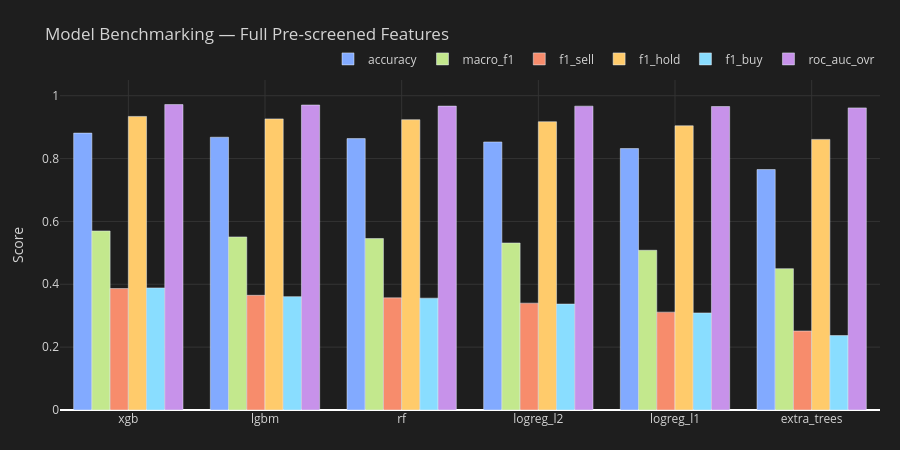

Write notebook code for a chart like this one.
### Code cell
from sklearn.metrics import (
    accuracy_score, f1_score, classification_report, roc_auc_score
)

# XGB/LGBM use remapped labels; others use original y
_XGB_MODELS = {'xgb', 'lgbm'}

def _get_xy(name, which='train'):
    """Return X, y pair for the given model (handles XGB label remapping)."""
    X = X_train_ps if which == 'train' else X_test_ps
    y = (y_train_xgb if name in _XGB_MODELS else y_train) if which == 'train' else \
        (y_test_xgb  if name in _XGB_MODELS else y_test)
    return X, y

def _eval_model(name, model):
    _, y_tr = _get_xy(name, 'train')
    X_te, y_te = _get_xy(name, 'test')
    preds = model.predict(X_te)

    # Remap XGB preds back to original labels for consistent reporting
    if name in _XGB_MODELS:
        preds_orig = np.vectorize(_LABEL_REMAP.get)(preds)
        y_te_orig  = np.vectorize(_LABEL_REMAP.get)(y_te)
    else:
        preds_orig = preds
        y_te_orig  = y_te

    acc   = accuracy_score(y_te_orig, preds_orig)
    f1    = f1_score(y_te_orig, preds_orig, average='macro', zero_division=0)
    f1_pc = f1_score(y_te_orig, preds_orig, average=None,    zero_division=0,
                     labels=[-1, 0, 1])

    # ROC-AUC (OvR) — needs probabilities
    try:
        proba = model.predict_proba(X_te)
        if name in _XGB_MODELS:
            y_bin = label_binarize(y_te, classes=[0, 1, 2])
        else:
            y_bin = label_binarize(y_te_orig, classes=[-1, 0, 1])
        roc = roc_auc_score(y_bin, proba, multi_class='ovr', average='macro')
    except Exception:
        roc = float('nan')

    return {
        'accuracy':    acc,
        'macro_f1':    f1,
        'f1_sell':     f1_pc[0],
        'f1_hold':     f1_pc[1],
        'f1_buy':      f1_pc[2],
        'roc_auc_ovr': roc,
    }

# ── Train + Evaluate ───────────────────────────────────────────────────────────
bench_results_full = {}
fitted_models_full = {}

for name in MODELS_TO_RUN:
    model = AVAILABLE_MODELS[name]
    X_tr, y_tr = _get_xy(name, 'train')
    print(f"  Training {name} …", end='  ')
    _t0 = time.time()
    if name in _XGB_MODELS:
        model.fit(X_tr, y_tr, sample_weight=_sw_train_xgb)
    else:
        model.fit(X_tr, y_tr)
    print(f"{time.time()-_t0:.1f}s")
    fitted_models_full[name] = model
    bench_results_full[name] = _eval_model(name, model)

# ── Results table ──────────────────────────────────────────────────────────────
bench_df_full = (
    pd.DataFrame(bench_results_full).T
    .sort_values('macro_f1', ascending=False)
    .round(4)
)
print(f"\n{'='*70}")
print("  BENCHMARKING RESULTS — FULL PRE-SCREENED FEATURES")
print(f"{'='*70}")
print(bench_df_full.to_string())

# ── Bar chart ─────────────────────────────────────────────────────────────────
_metrics  = ['accuracy', 'macro_f1', 'f1_sell', 'f1_hold', 'f1_buy', 'roc_auc_ovr']
_mc = ['#82aaff','#c3e88d','#f78c6c','#ffcb6b','#89ddff','#c792ea']

fig = go.Figure()
for _mi, _met in enumerate(_metrics):
    fig.add_trace(go.Bar(
        name=_met,
        x=bench_df_full.index.tolist(),
        y=bench_df_full[_met].tolist(),
        marker_color=_mc[_mi % len(_mc)],
    ))
fig.update_layout(
    title='Model Benchmarking — Full Pre-screened Features',
    barmode='group',
    yaxis=dict(range=[0, 1.05], title='Score', gridcolor='#333'),
    xaxis=dict(gridcolor='#333'),
    height=450,
    paper_bgcolor='#1e1e1e', plot_bgcolor='#1e1e1e', font=dict(color='#d4d4d4'),
    legend=dict(orientation='h', yanchor='bottom', y=1.02, xanchor='right', x=1),
    margin=dict(l=60, r=20, t=80, b=40),
)
fig.show()

### Figure 1 — Plotly figure (JSON) as saved in the notebook; plotly's stock layout.template omitted (floating-point values rounded to 4 significant figures)
{"data": [{"marker": {"color": "#82aaff"}, "name": "accuracy", "type": "bar", "x": ["xgb", "lgbm", "rf", "logreg_l2", "logreg_l1", "extra_trees"], "y": [0.881, 0.8679, 0.8635, 0.8528, 0.8319, 0.7651]}, {"marker": {"color": "#c3e88d"}, "name": "macro_f1", "type": "bar", "x": ["xgb", "lgbm", "rf", "logreg_l2", "logreg_l1", "extra_trees"], "y": [0.5696, 0.5506, 0.5455, 0.5314, 0.5082, 0.4497]}, {"marker": {"color": "#f78c6c"}, "name": "f1_sell", "type": "bar", "x": ["xgb", "lgbm", "rf", "logreg_l2", "logreg_l1", "extra_trees"], "y": [0.3864, 0.3649, 0.3568, 0.3399, 0.3114, 0.2513]}, {"marker": {"color": "#ffcb6b"}, "name": "f1_hold", "type": "bar", "x": ["xgb", "lgbm", "rf", "logreg_l2", "logreg_l1", "extra_trees"], "y": [0.9341, 0.9263, 0.9237, 0.9172, 0.9043, 0.861]}, {"marker": {"color": "#89ddff"}, "name": "f1_buy", "type": "bar", "x": ["xgb", "lgbm", "rf", "logreg_l2", "logreg_l1", "extra_trees"], "y": [0.3884, 0.3607, 0.3559, 0.3371, 0.3088, 0.2369]}, {"marker": {"color": "#c792ea"}, "name": "roc_auc_ovr", "type": "bar", "x": ["xgb", "lgbm", "rf", "logreg_l2", "logreg_l1", "extra_trees"], "y": [0.9719, 0.9704, 0.9669, 0.9668, 0.9656, 0.9613]}], "layout": {"barmode": "group", "font": {"color": "#d4d4d4"}, "height": 450, "legend": {"orientation": "h", "x": 1, "xanchor": "right", "y": 1.02, "yanchor": "bottom"}, "margin": {"b": 40, "l": 60, "r": 20, "t": 80}, "paper_bgcolor": "#1e1e1e", "plot_bgcolor": "#1e1e1e", "title": {"text": "Model Benchmarking — Full Pre-screened Features"}, "xaxis": {"gridcolor": "#333"}, "yaxis": {"gridcolor": "#333", "range": [0, 1.05], "title": {"text": "Score"}}}}
